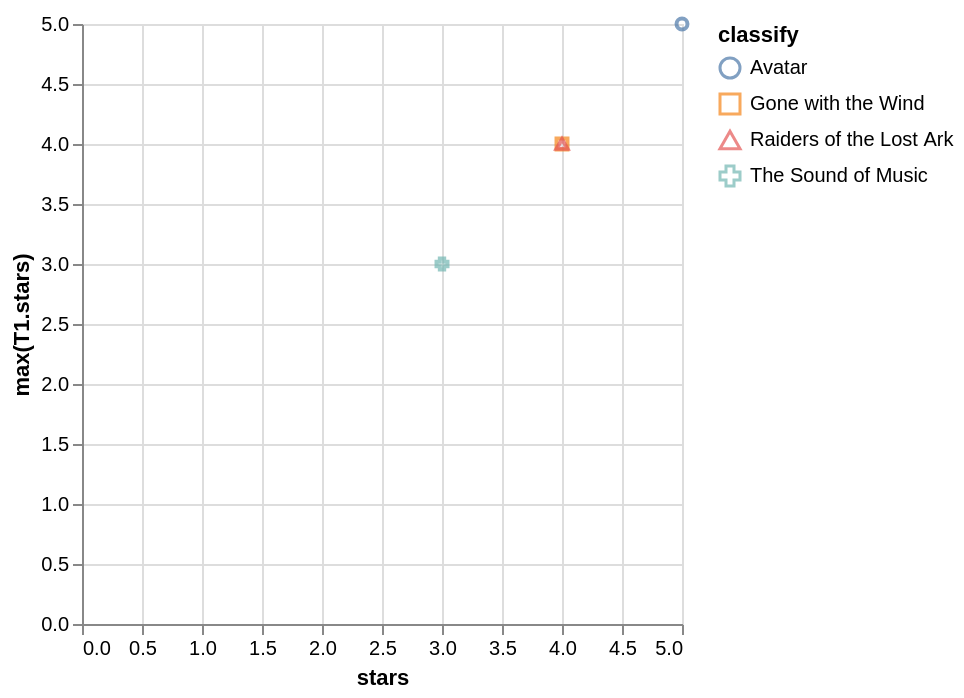

Write the Vega-Lite specification saved for this chart.
### Vega-Lite specification from a JSON file in a GitHub repository (floating-point values rounded to 4 significant figures)
{"data": {"values": [{"x_data": 5, "y_data": 5, "classify": "Avatar"}, {"x_data": 4, "y_data": 4, "classify": "Gone with the Wind"}, {"x_data": 4, "y_data": 4, "classify": "Raiders of the Lost Ark"}, {"x_data": 3, "y_data": 3, "classify": "The Sound of Music"}]}, "mark": "point", "encoding": {"x": {"field": "x_data", "type": "quantitative", "title": "stars", "scale": {"zero": "false"}}, "y": {"field": "y_data", "type": "quantitative", "title": "max(T1.stars)", "scale": {"zero": "false"}}, "color": {"field": "classify", "type": "nominal"}, "shape": {"field": "classify", "type": "nominal"}}}
